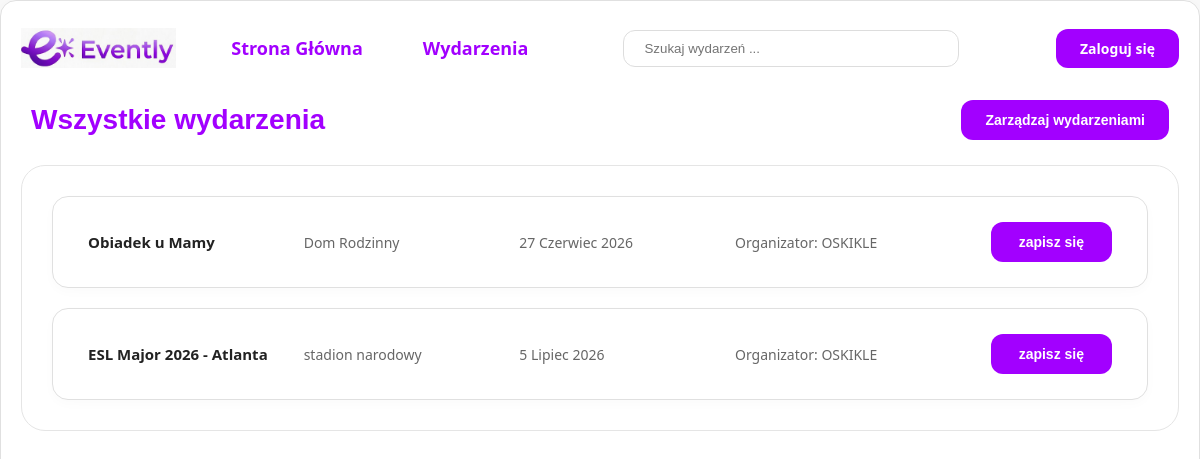
The page /wydarzenia/ on the database as committed earlier.
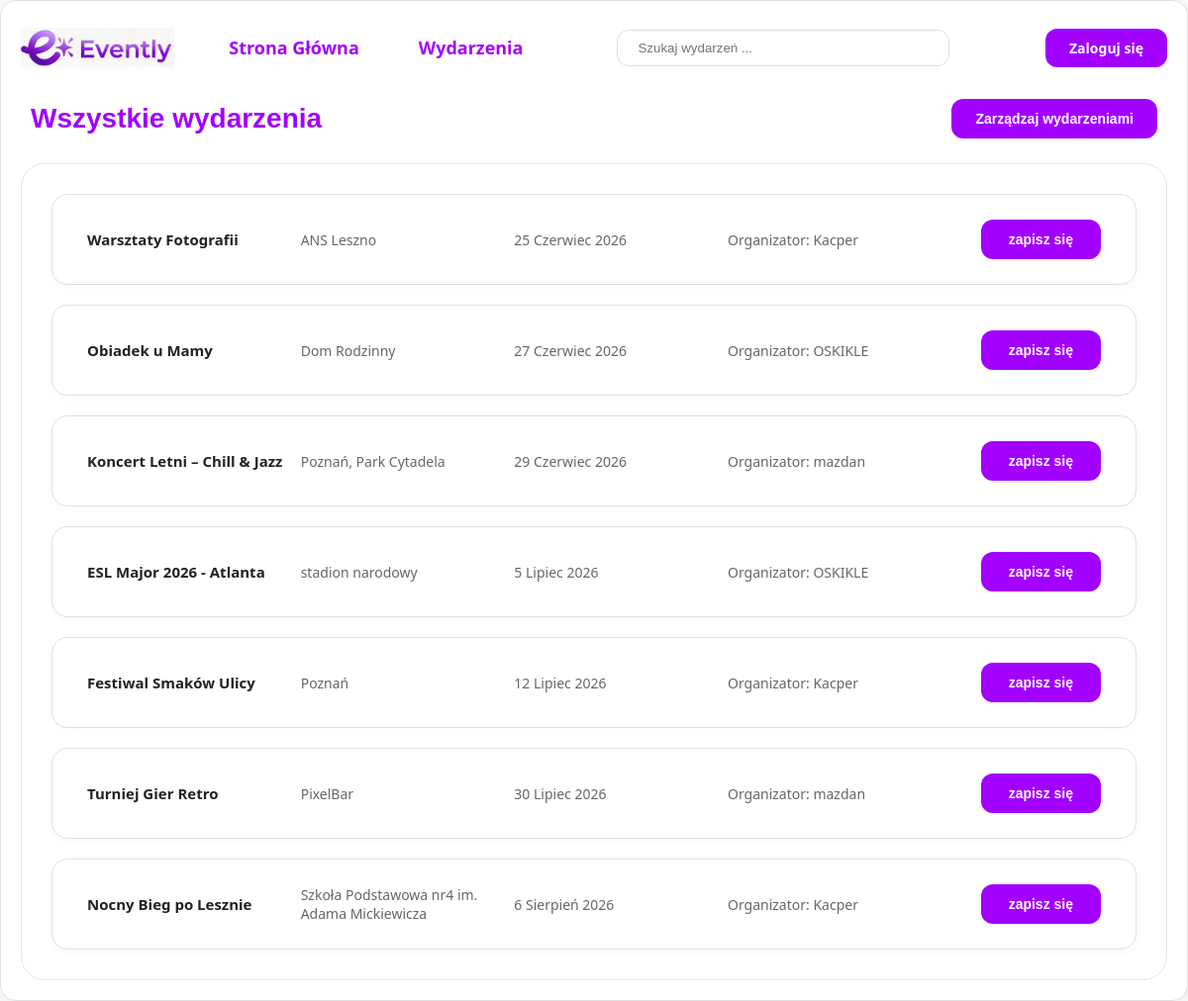
The same page on the database as committed later.
### wydarzenia/models.py (models this page shows, shortened)
class Wydarzenie(models.Model):
    nazwa = models.CharField(max_length=200)
    miejsce = models.CharField(max_length=200)
    data = models.DateField()
    organizator = models.CharField(max_length=200)
    opis = models.TextField()
    autor = models.ForeignKey(User, on_delete=models.CASCADE)

### wydarzenia/views.py (the view)
# urls.py: path('wydarzenia/', views.lista_wydarzen, name='events'),
def lista_wydarzen(request):
    query = request.GET.get('q')
    wydarzenia = Wydarzenie.objects.filter(data__gte=timezone.now()).order_by('data')
    if query:
        wydarzenia = wydarzenia.filter(
            Q(nazwa__icontains=query) | Q(miejsce__icontains=query)
        )
    return render(request, 'wydarzenia.html', {'wydarzenia': wydarzenia})

### templates/wydarzenia.html (shortened to what this page needs)
{% load static %}
<!DOCTYPE html>
<html lang="pl">
<head>
    <link rel="stylesheet" href="{% static 'style.css' %}">
</head>
<body>
<div class="app-container" style="width: 100%; box-sizing: border-box;">
    <header class="main-header" style="display: flex; justify-content: space-between; align-items: center; width: 100%; padding: 10px 20px; box-sizing: border-box; margin-top: 15px;">
        <div style="display: flex; align-items: center; gap: 40px;">
            <a href="/">
                <img src="{% static 'logo.png' %}" alt="Evently Logo" class="logo-img" style="height: 40px; cursor: pointer;">
            </a>
            <nav class="nav-tabs" style="display: flex; gap: 30px;">
                <a href="/" class="tab-btn">Strona Główna</a>
                <a href="/wydarzenia/" class="tab-btn active">Wydarzenia</a>
            </nav>
        </div>
        <div style="flex-grow: 1; max-width: 500px; margin: 0 40px;">
            <form action="{% url 'events' %}" method="GET" style="flex-grow: 1; max-width: 500px; margin: 0 40px;">
    <input type="text" name="q" placeholder="Szukaj wydarzeń ..."
           value="{{ request.GET.q }}"
           class="search-bar"
           style="width: 100%; padding: 10px 20px; border: 1px solid #dddddd; border-radius: 12px; outline: none;">
</form>
        </div>
        <div style="display: flex; align-items: center; min-width: 140px; justify-content: flex-end; position: relative;">
            {% if user.is_authenticated %}
                <div class="user-menu-wrapper" style="position: relative; display: inline-block;">
                    <span id="userMenuBtn" style="font-weight: 700; color: #A200FF; cursor: pointer; padding: 10px 0; display: inline-block; font-size: 15px; letter-spacing: 0.5px; user-select: none;">
                        {{ user.username }} ▾
                    </span>
                    <div id="userDropdown" style="display: none; position: absolute; right: 0; top: 100%; background-color: white; border: 1px solid #e0e0e0; border-radius: 12px; box-shadow: 0 8px 24px rgba(0,0,0,0.1); min-width: 150px; z-index: 100; padding: 6px 0;">
    <a href="/moje-wydarzenia/" class="dropdown-item" style="display: block; padding: 10px 16px; color: #333333; text-decoration: none; font-size: 14px; font-weight: 600; transition: background 0.2s; border-radius: 6px; margin: 0 6px;">
        Moje wydarzenia
    </a>
    <a href="/moje-zapisy/" class="dropdown-item" style="display: block; padding: 10px 16px; color: #333333; text-decoration: none; font-size: 14px; font-weight: 600; transition: background 0.2s; border-radius: 6px; margin: 0 6px;">
        Moje zapisy
    </a>
    <div style="border-top: 1px solid #eeeeee; margin: 6px 0;"></div>
    <a href="/wyloguj/" class="dropdown-item-logout" style="display: block; padding: 10px 16px; color: #f44336; text-decoration: none; font-size: 14px; font-weight: 600; transition: background 0.2s; border-radius: 6px; margin: 0 6px;">
        Wyloguj się
    </a>
</div>
                </div>
                <style>
                    .dropdown-item:hover { background-color: #f5f5f5; }
                    .dropdown-item-logout:hover { background-color: #ffeef0; }
                </style>
                <script>
                    const menuBtn = document.getElementById('userMenuBtn');
                    const dropdown = document.getElementById('userDropdown');
                    if (menuBtn && dropdown) {
                        menuBtn.addEventListener('click', function(e) {
                            e.stopPropagation();
                            dropdown.style.display = dropdown.style.display === 'block' ? 'none' : 'block';
                        });
                        document.addEventListener('click', function(e) {
                            if (!menuBtn.contains(e.target) && !dropdown.contains(e.target)) dropdown.style.display = 'none';
                        });
                    }
                </script>
            {% else %}
                <a href="/logowanie/" class="btn-primary" style="text-decoration: none; padding: 10px 24px; border-radius: 12px; color: white; background-color: #A200FF; font-size: 14px; font-weight: 600; display: inline-block;">Zaloguj się</a>
            {% endif %}
        </div>
    </header>
    <main class="main-content" style="max-width: 1200px; margin: 0 auto; padding: 20px; box-sizing: border-box;">
        <div style="display: flex; justify-content: space-between; align-items: center; margin-bottom: 25px; padding: 0 10px;">
            <h2 class="section-title" style="margin: 0; font-family: sans-serif; font-weight: 700;">Wszystkie wydarzenia</h2>
            <div>
                {% if user.is_authenticated %}
    <a href="/moje-wydarzenia/"
       class="btn-primary"
       style="background-color: #A200FF; text-decoration: none; padding: 12px 24px; border-radius: 12px; color: white; font-size: 14px; font-weight: 600; display: inline-block;">
        Zarządzaj wydarzeniami
    </a>
{% else %}
    <button onclick="alert('Musisz być zalogowany!')"
            style="background-color: #A200FF; border: none; padding: 12px 24px; border-radius: 12px; color: white; font-size: 14px; font-weight: 600; cursor: pointer; display: inline-block;">
        Zarządzaj wydarzeniami
    </button>
{% endif %}
            </div>
        </div>
        <div style="background: white; border: 1px solid #e5e5e5; border-radius: 24px; padding: 30px; display: flex; flex-direction: column; gap: 20px;">
            {% for wydarzenie in wydarzenia %}
            <div style="display: flex; justify-content: space-between; align-items: center; background: white; border: 1px solid #e0e0e0; border-radius: 16px; padding: 25px 35px; box-shadow: 0 4px 12px rgba(0,0,0,0.02);">
                <div style="display: flex; align-items: center; justify-content: space-between; flex-grow: 1; margin-right: 40px;">
    <a href="{% url 'szczegoly_wydarzenia' wydarzenie.id %}"
   style="font-size: 15px; font-weight: 700; color: #222; width: 25%; text-decoration: none;">
    {{ wydarzenie.nazwa }}
</a>
    <span style="font-size: 14px; color: #666666; width: 25%;">{{ wydarzenie.miejsce }}</span>
    <span style="font-size: 14px; color: #666666; width: 25%;">{{ wydarzenie.data|date:"j F Y" }}</span>
    <span style="font-size: 14px; color: #666666; width: 25%;">Organizator: {{ wydarzenie.autor.username }}</span>
</div>
                <div>
                    <div>
                        {% if user.is_authenticated %}
    <a href="{% url 'zapisz_sie' wydarzenie.id %}"
       style="background-color: #A200FF; border: none; padding: 12px 28px; border-radius: 12px; color: white; text-decoration: none; font-size: 14px; font-weight: 600; cursor: pointer; display: inline-block;">
        zapisz się
    </a>
{% else %}
    <button onclick="alert('Musisz być zalogowany!')"
            style="background-color: #A200FF; border: none; padding: 12px 28px; border-radius: 12px; color: white; font-size: 14px; font-weight: 600; cursor: pointer; display: inline-block;">
        zapisz się
    </button>
{% endif %}
                    </div>
                </div>
            </div>
            {% empty %}
            <p style="text-align: center; color: #888;">Brak dostępnych wydarzeń w bazie.</p>
            {% endfor %}
        </div>
    </main>
</div>
</body>
</html>

### static/style.css (style rules this page uses)
* { box-sizing: border-box; margin: 0; padding: 0; }
html { overflow-y: scroll; }
body { font-family: 'Segoe UI', Tahoma, Geneva, Verdana, sans-serif; background-color: #f5f5f5; color: #333; display: flex; justify-content: center; padding: 40px 20px; }
.app-container { width: 1200px; background-color: #ffffff; border: 1px solid #e0e0e0; border-radius: 16px; min-height: 750px; box-shadow: 0 10px 30px rgba(0,0,0,0.05); overflow: hidden; }
.logo-img { height: 40px; width: 220; display: block; }
.nav-tabs { display: flex; gap: 15px; }
.tab-btn { padding: 10px 15px; text-decoration: none; font-weight: 700; font-size: 18px; color: #A200FF; background-color: transparent; transition: opacity 0.2s; }
.tab-btn.active { background-color: transparent; color: #A200FF; }
.main-content { padding: 40px; }
.section-title { font-size: 28px; color: #A200FF; font-weight: 700; margin-bottom: 25px; }
.btn-primary { background-color: #A200FF; color: white; padding: 12px 28px; border-radius: 12px; text-decoration: none; font-weight: 600; border: none; cursor: pointer; font-size: 14px; transition: background 0.2s; }

### templates/wydarzenia.html (style rules this page uses)
body { margin: 0; padding: 0; background-color: #f9f9f9; display: flex; justify-content: center; }
.app-container { max-width: 1200px; width: 100%; background-color: white; }

Rows that differ between the two databases and show on the page:
added Wydarzenie: nazwa "Warsztaty Fotografii", miejsce "ANS Leszno", data "25 Czerwiec 2026", autor.username "Kacper"
added Wydarzenie: nazwa "Koncert Letni – Chill & Jazz", miejsce "Poznań, Park Cytadela", data "29 Czerwiec 2026", autor.username "mazdan"
added Wydarzenie: nazwa "Festiwal Smaków Ulicy", miejsce "Poznań", data "12 Lipiec 2026", autor.username "Kacper"
added Wydarzenie: nazwa "Turniej Gier Retro", miejsce "PixelBar", data "30 Lipiec 2026", autor.username "mazdan"
added Wydarzenie: nazwa "Nocny Bieg po Lesznie", miejsce "Szkoła Podstawowa nr4 im. Adama Mickiewicza", data "6 Sierpień 2026", autor.username "Kacper"
